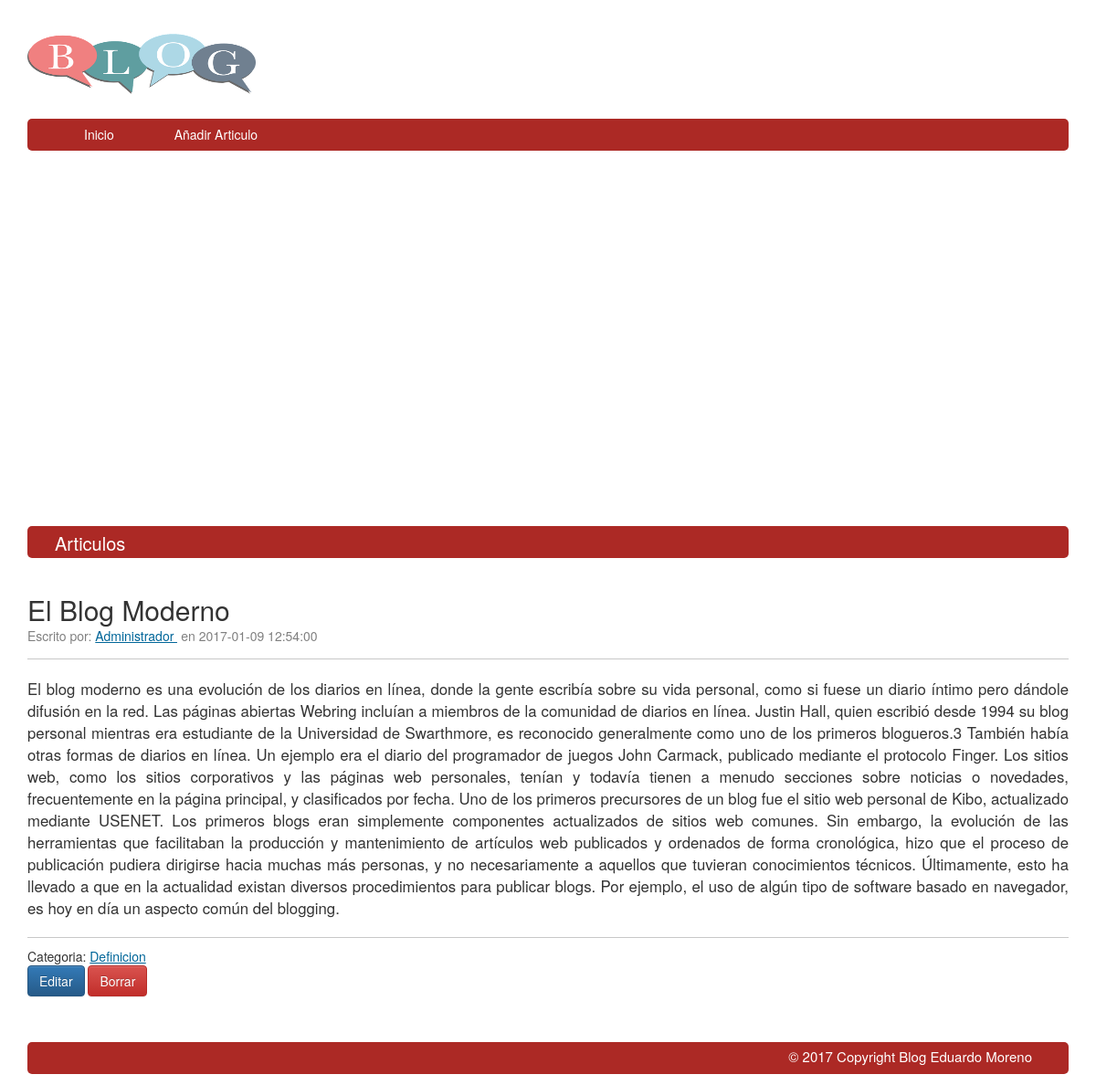
The app's page /Controller/index.php with its own data.
### tables this page shows
CREATE TABLE IF NOT EXISTS articulos (
  id int(11) NOT NULL AUTO_INCREMENT,
  titulo varchar(100) NOT NULL,
  articulo LongText NOT NULL,
  autor varchar(50) NOT NULL,
  fecha datetime NOT NULL,
  categoria varchar(200)  DEFAULT NULL,
  editado tinyint(1) DEFAULT '0',
  fechaEdicion datetime DEFAULT NULL,
  PRIMARY KEY (id)
);

### Controller/index.php (called while the page is built)
<?php
  require_once '../Model/Articulo.php';
  include '../View/Menu.php';
  include '../Controller/Contenido.php';
  include '../View/piedepagina.php';

### Model/Articulo.php (called while the page is built, shortened)
<?php
class Articulo {
    private $titulo;
    private $articulo;
    private $autor;
    private $categoria;
    private $fecha;
    public function __construct($titulo, $articulo, $autor, $fecha, $categoria = "", $id = null, $editado = false, $fechaEdicion = null) {
        $this->titulo = $titulo;
        $this->articulo = $articulo;
        $this->autor = $autor;
        $this->categoria = $categoria;
        $this->fecha = $fecha;
    }
    public function getTitulo() {
        return $this->titulo;
    }
    public function getArticulo() {
        return $this->articulo;
    }
    public function getAutor() {
        return $this->autor;
    }
    public function getFecha() {
        return $this->fecha;
    }
    public function getCategoria() {
        return $this->categoria;
    }
    public static function getArticulos($filtro, $valor) {
    $conexion = blogDB::ConexionBD();
    if ($filtro !== "" && $valor !== "") {
        $seleccion = "SELECT * FROM articulos WHERE $filtro LIKE '$valor' ORDER BY fecha DESC";
    } else {
        $seleccion = "SELECT * FROM articulos ORDER BY fecha DESC";
    }
    $consulta = $conexion->query($seleccion);
    $articulos = [];
    while ($registro = $consulta->fetchObject()) {
      $articulos[] = new Articulo($registro->titulo, $registro->articulo, $registro->autor,
        $registro->fecha, $registro->categoria, $registro->id, $registro->editado, $registro->fechaEdicion);
    }
    return $articulos;
  }
}

### Controller/Contenido.php (the view, shortened to what this page needs)
<div class="container">
    <div id="titulo">Articulos</div>
<?php
$filtro="";
$valor="";
$data["articulos"] = Articulo::getArticulos($filtro, $valor);
foreach ($data["articulos"] as $articulo) {
    ?>
    <div class="article">
        <h2 class="page-header article-title"><?=$articulo->getTitulo()?></h2>
        <div class="article-meta">
            Escrito por:
                <form class="inline" action="../Controller/index.php" method="post">
                    <input class="submitLink" type="submit" value="<?=$articulo->getAutor()?> ">
                </form>
            en <?=$articulo->getFecha()?>
        </div>
        <article class="article-body"><?=$articulo->getArticulo()?></article>
        <footer>
            <div class="footer-meta">Categoria:
                <form class="inline" action="../Controller/index.php" method="post">
                    <input class="submitLink" type="submit" value="<?=$articulo->getCategoria()?>">
                </form>
            </div>
            <form class="inline" action="../Controller/Modificar.php" method="post">
                <input class="btn btn-primary" type="submit" value="Editar">
            </form>
            <form class="inline" action="../Controller/Baja.php" method="post">
                <input class="btn btn-danger" type="submit" name="baja" value="Borrar">
            </form>
        </footer>
    </div>
<?php
}
?>
</div>

### View/Menu.php (shortened to what this page needs)
<!DOCTYPE html>
<html>
    <head>
        <link type="text/css" rel="stylesheet" href="../View/css/style.css">
        <link rel="stylesheet" type="text/css" href="../View/css/bootstrap.min.css">
        <link rel="stylesheet" type="text/css" href="../View/css/bootstrap-theme.min.css">
    </head>
    <body>
        <div class="container">
            <header class="header">
                <h2><img src="../View/imagenes/blog.png" width="250px" height="100px" ></h2>
                <nav>
                    <ul>
                        <li><a href="../Controller/index.php">Inicio</a></li>
                        <li><a href="../View/formAlta.php">Añadir Articulo</a></li>
                    </ul>
                </nav>
            </header>
        </div>
    </body>
</html>

### View/piedepagina.php
<div class="container">
    <footer>
       <p id="titulo" style="text-align:right; font-size:15px; padding-right:40px;"> © 2017 Copyright Blog Eduardo Moreno</p>
    </footer>
</div>

### View/css/style.css (style rules this page uses)
.inline { display: inline-block!important; }
nav { width: 100%; height: 35px; padding-top: 5px; background: #ac2925; border-radius: 5px; margin-bottom: 1%; }
nav ul { list-style-type: none; width: 100%; margin-top: 1px; margin-bottom: auto; margin-left: -38px; }
nav li { padding: 0px; float: left; margin: 1px; margin-left: 5%; }
nav a { background-color: #ac2925; padding: 5px; text-decoration: none; color: white; }
.submitLink { display: inline-block; background: none; border: none; padding: 0; color:#069; text-decoration:underline; cursor:pointer; }
#titulo { width: 100%; height: 35px; color:white; font-size:20px; padding-left:30px; padding-top: 5px; background: #ac2925; border-radius: 5px; margin-bottom: 1%; }
.page-header { border-bottom: 1px solid rgb(200, 200, 200)!important; }
.article { margin-bottom: 50px; }
.article-title { margin-bottom: 0px!important; padding-bottom: 2px!important; border-bottom: none!important; }
.article-meta { color: grey; margin-bottom: 15px; }
.article-body { font-size: 1.2em; padding-top: 20px; padding-bottom: 20px; margin-bottom: 10px; border-top: 1px solid rgb(200, 200, 200); border-bottom: 1px solid rgb(200, 200, 200); text-align:justify; }

### records on screen
articulos: titulo "El Blog Moderno", autor "Administrador", fecha "2017-01-09 12:54:00", articulo "El blog moderno es una evolución de los diarios en línea, donde la gente escribía sobre su vida personal, como si fuese un diario íntimo pero dándole difusión en la red. Las páginas abiertas Webring incluían a miembros de la comunidad de diarios en línea. Justin Hall, quien escribió desde 1994 su blog personal mientras era estudiante de la Universidad de Swarthmore, es reconocido generalmente como uno de los primeros blogueros.3 También había otras formas de diarios en línea. Un ejemplo era el diario del programador de juegos John Carmack, publicado mediante el protocolo Finger. Los sitios web, como los sitios corporativos y las páginas web personales, tenían y todavía tienen a menudo…", categoria "Definicion"
